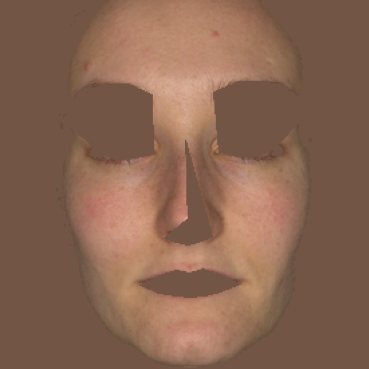
#> input picture final_project/rug_healthy/s2n-f_skin.png, 369 x 369 px, found by its file name
$ jupyter execute cv2_image_processing.ipynb
#> lines starting #> are read from the running program, lines starting #| are printed output that depends on the picture; after the words box and inside, x2 and y2 are one past the last pixel; in counts of white or black regions, pixels touching at a corner belong together
[cell 1]
import cv2
import numpy as np
import os
from os import listdir

def nothing(x):
    pass

# Load image
image = cv2.imread('s2n-f_skin.png')
#> image is the input picture: shape (369, 369, 3); mean B, G, R 82.1, 101.9, 137.7


# Create a window
cv2.namedWindow('image')

# Create trackbars for color change
# Hue is from 0-179 for Opencv
cv2.createTrackbar('HMin', 'image', 0, 179, nothing)
cv2.createTrackbar('SMin', 'image', 0, 255, nothing)
cv2.createTrackbar('VMin', 'image', 0, 255, nothing)
cv2.createTrackbar('HMax', 'image', 0, 179, nothing)
cv2.createTrackbar('SMax', 'image', 0, 255, nothing)
cv2.createTrackbar('VMax', 'image', 0, 255, nothing)

# Set default value for Max HSV trackbars
cv2.setTrackbarPos('HMax', 'image', 179)
cv2.setTrackbarPos('SMax', 'image', 255)
cv2.setTrackbarPos('VMax', 'image', 255)

# Initialize HSV min/max values
hMin = sMin = vMin = hMax = sMax = vMax = 0
phMin = psMin = pvMin = phMax = psMax = pvMax = 0

while(1):
    # Get current positions of all trackbars
    hMin = cv2.getTrackbarPos('HMin', 'image')
    sMin = cv2.getTrackbarPos('SMin', 'image')
    vMin = cv2.getTrackbarPos('VMin', 'image')
    hMax = cv2.getTrackbarPos('HMax', 'image')
    sMax = cv2.getTrackbarPos('SMax', 'image')
    vMax = cv2.getTrackbarPos('VMax', 'image')

    # Set minimum and maximum HSV values to display
    lower = np.array([hMin, sMin, vMin])
    upper = np.array([hMax, sMax, vMax])

    # Convert to HSV format and color threshold
    hsv = cv2.cvtColor(image, cv2.COLOR_BGR2HSV)
#> hsv: shape (369, 369, 3); mean H, S, V 10.9, 102.9, 137.7
    mask = cv2.inRange(hsv, lower, upper)
#> mask: shape (369, 369); every value is 255
    result = cv2.bitwise_and(image, image, mask=mask)

    # Print if there is a change in HSV value
    if((phMin != hMin) | (psMin != sMin) | (pvMin != vMin) | (phMax != hMax) | (psMax != sMax) | (pvMax != vMax) ):
        print("(hMin = %d , sMin = %d, vMin = %d), (hMax = %d , sMax = %d, vMax = %d)" % (hMin , sMin , vMin, hMax, sMax , vMax))
        phMin = hMin
        psMin = sMin
        pvMin = vMin
        phMax = hMax
        psMax = sMax
        pvMax = vMax

    # Display result image
    cv2.imshow('image', result)
    if cv2.waitKey(10) & 0xFF == ord('q'):
#> (key q is pressed here)
        break

cv2.destroyAllWindows()

[cell 2]
import cv2
import numpy as np
import os
from os import listdir


# Load image
image = cv2.imread('s2n-f_skin.png')

gray = cv2.cvtColor(image, cv2.COLOR_BGR2GRAY)
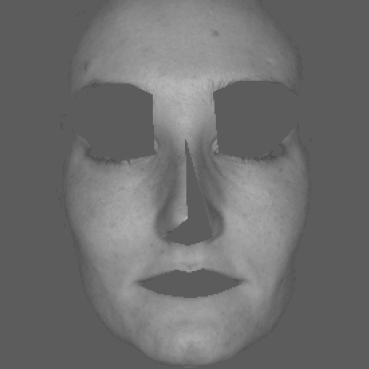
#> gray: shape (369, 369); min 74, max 185, mean 110.4
gray = cv2.merge([gray, gray, gray])
#> gray: shape (369, 369, 3)
hsv = cv2.cvtColor(image, cv2.COLOR_BGR2HSV)
lower = np.array([9, 0, 0])
upper = np.array([179, 255, 255])
mask = cv2.inRange(hsv, lower, upper)
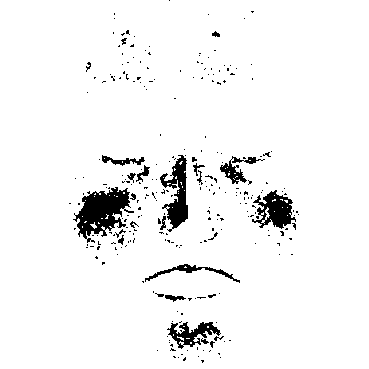
#> mask: shape (369, 369); 95.2% white; 263 black regions (239 under 20 px), largest, box (x1, y1, x2, y2) and area: (73, 187, 134, 243) 1714, (160, 155, 188, 232) 1011, (252, 190, 296, 229) 896
colored_output = cv2.bitwise_and(image, image, mask=mask)
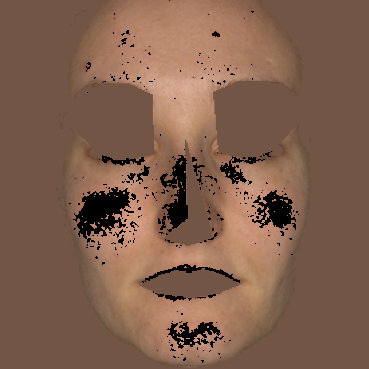
#> colored_output: shape (369, 369, 3); mean B, G, R 77.1, 96, 129.3
gray_output = cv2.bitwise_and(gray, gray, mask=255-mask)
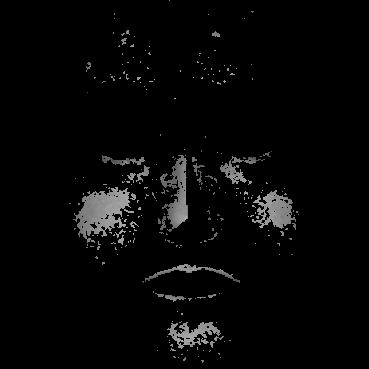
#> gray_output: shape (369, 369, 3); min 0, max 178, mean 6.5
result = cv2.add(colored_output, gray_output)
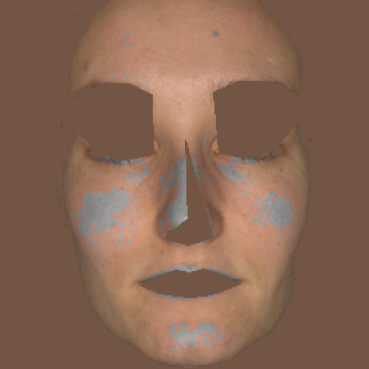
#> result: shape (369, 369, 3); mean B, G, R 83.7, 102.6, 135.8

cv2.imshow('colored_output', colored_output)
cv2.imshow('gray_output', gray_output)
cv2.imshow('result', result)

path = "healthy_train_cv2"
cv2.imwrite(os.path.join(path , 'waka22.jpg'), colored_output)
cv2.imwrite(os.path.join(path , 'waka23.jpg'), gray_output)
cv2.imwrite(os.path.join(path , 'waka24.jpg'), result)
cv2.waitKey()
